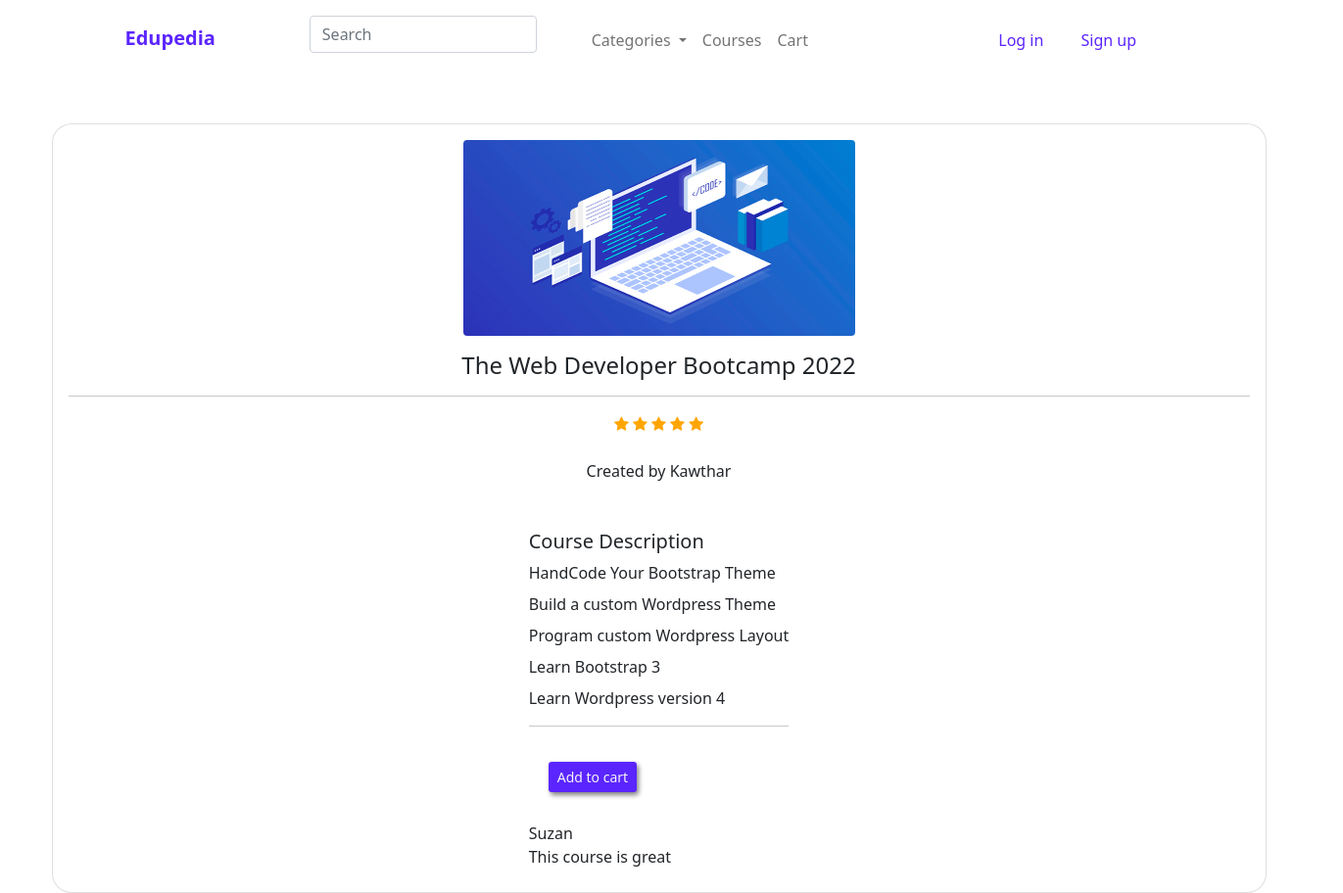
Page /server/courses.php?id=1 on the committed database.
### tables this page shows
CREATE TABLE `course` (
  `id` int(11) NOT NULL,
  `name` varchar(255) NOT NULL,
  `image` varchar(255) NOT NULL,
  `content` varchar(255) NOT NULL,
  `description` varchar(255) NOT NULL,
  `level` varchar(255) NOT NULL,
  `price` int(11) NOT NULL,
  `rating` int(11) NOT NULL,
  `status` int(11) NOT NULL,
  `category` int(11) NOT NULL,
  `tutor_id` int(11) NOT NULL,
  `admin_id` int(11) DEFAULT NULL
);

CREATE TABLE `user` (
  `id` int(11) NOT NULL,
  `type` int(11) NOT NULL,
  `fname` varchar(50) NOT NULL,
  `email` varchar(62) NOT NULL,
  `password` varchar(255) NOT NULL,
  `security_ans` varchar(255) NOT NULL,
  `picture` varchar(255) DEFAULT NULL,
  `tutor_status` int(11) DEFAULT NULL,
  `admin_rank` int(11) DEFAULT NULL,
  `tutor_cv` varchar(255) DEFAULT NULL,
  `status` text DEFAULT NULL
);

CREATE TABLE `feedback` (
  `id` int(11) NOT NULL,
  `learner_id` int(11) NOT NULL,
  `course_id` int(11) NOT NULL,
  `comment` varchar(255) NOT NULL,
  `rating` int(11) NOT NULL
);

### server/functions.php (called while the page is built, shortened)
<?php
function readReviews($id)
{
    include 'database.php';
    $sql2 = "SELECT * FROM feedback WHERE course_id='" . $id . "'";
    $result = $conn->query($sql2);
    $row = $result->fetch_assoc();
    return $row;
}
function searchUser($id)
{
    include 'database.php';
    $sql2 = "SELECT * FROM user WHERE id='" . $id . "'";
    $result = $conn->query($sql2);
    $row = $result->fetch_assoc();
    return $row;
}
?>

### server/courses.php (the view, shortened to what this page needs)
<html>
<head>
  <link rel="stylesheet" type="text/css" href="styles/styles.css">
  <link href="https://cdn.jsdelivr.net/npm/bootstrap@5.0.2/dist/css/bootstrap.min.css" rel="stylesheet">
  <link rel="stylesheet" href="https://cdnjs.cloudflare.com/ajax/libs/font-awesome/4.7.0/css/font-awesome.min.css">
</head>
<body class="d-flex flex-column min-vh-100" id="learnerbody">
  <?php
  include 'nav.php';
  include_once 'database.php';
  include_once 'functions.php';
  $sql = "SELECT * FROM course where id='" . $_GET['id'] . "'";
  $result = $conn->query($sql);
  $row = $result->fetch_assoc();
  ?>
  <section class="vh-100" id="backg">
    <div class="container py-5 h-100">
      <div class="row d-flex justify-content-center align-items-center h-100">
        <div class="col-md-12">
          <div class="card" style="border-radius: 20px;" id="learnerView">
            <div class="card-body">
              <div class="text-center">
                <img src="<?php echo $row['image'] ?>" class="img-fluid rounded" style="width: 400px; height: 200px" />
                <div class="mt-3 mb-4">
                  <h4 class="mb-2"><?php echo $row['name'] ?></h4>
                  <hr>
                  <?php
                  $rating = $row['rating'];
                  for ($i = 0; $i < (int)$rating; $i++) {
                  ?>
                    <span class='fa fa-star checked'></span>
                  <?php
                  }
                  ?>
                </div>
                <?php
                $sql0 = "SELECT fname FROM user where id='" . $row['tutor_id'] . "'";
                $result0 = $conn->query($sql0);
                $row0 = $result0->fetch_assoc();
                ?>
                <p class="mb-2">Created by <?php echo $row0['fname'] ?> </p>
                <div class="d-flex justify-content-center text-start mt-5 mb-2">
                  <div>
                    <?php
                    $path = $row['description'];
                    ?>
                    <p class="mb-2 h5">Course Description</p>
                    <?php
                    $file = fopen($path, "r");
                    while (!feof($file)) {
                      $line = fgets($file);
                    ?>
                      <p class="mb-2"><?php echo $line ?></p>
                    <?php
                    }
                    ?>
                    <hr>
                    <?php
                    if ($_SESSION['user'] == '2' || $_SESSION['user'] == "") {
                      $sql1 = "SELECT * FROM enroll WHERE learner_id='" . $_SESSION['id'] . "' and course_id='" . $row['id'] . "'";
                      $result1 = $conn->query($sql1);
                      if ($result1->num_rows > 0) {
                        $content = $row['content'];
                    ?>
                        <p class="mb-2 h5">Course content</p>
                        <?php
                        $file1 = fopen($content, "r");
                        while (!feof($file1)) {
                          $line1 = fgets($file1);
                        ?>
                          <p class="mb-2"><?php echo $line1 ?></p>
                        <?php
                        }
                        echo "<hr>";
                        ?>
                        <button class="btn btn-sm" id="editcbtn" onclick="location.href='survey.php?id=<?php echo $row['id'] ?>'">review</button>
                      <?php
                      } else {
                      ?>
                        <button class="btn btn-sm" id="editcbtn" onclick="location.href='cart.php?id=<?php echo $row['id'] ?>'">Add to cart</button>
                      <?php
                      }
                    }
                    $reviews = readReviews($row['id']);
                    if ($reviews) {
                      echo "<br>";
                      echo "<br>";
                      echo $reviews['comment'];
                      ?>
                    <?php
                    } else {
                      echo "No reviews yet";
                    }
                    ?>
                  </div>
                </div>
              </div>
            </div>
          </div>
        </div>
      </div>
  </section>
</body>
</html>

### server/styles/styles.css (style rules this page uses)
:root { --primary: #5B25FF; --dark: rgb(17, 16, 16); --body: #363EE0; --dark2: #1c1d1f; --box-shadow: 2px 3px 5px grey; --active:#FFA700; --font:"Open Sans", sans-serif; }
.card { width:270px; }
body { font-family: 'Lato', sans-serif; }
body { font-family: Arial, sans-serif; }
#editcbtn { color:whitesmoke; background-color: var(--primary); box-shadow: var(--box-shadow); margin-left: 20px; margin-bottom: 30px; margin-top: 20px; }

### server/courses.php (style rules this page uses)
@media (min-width:768px) { #learnerView { display: flex; width: 1240px; } }
#backg { background-color: white; padding-right: 150px; }
#learnerbody { background-image: url(images/loginbackground.png); background-repeat: no-repeat; background-position-x: left; background-position-y: 150px; background-size: 400px; }
.checked { color: orange; }

### rows in the picture
course: image (picture), name "The Web Developer Bootcamp 2022", rating 5 (drawn)
user: fname "Kawthar"
feedback: comment "This course is great"

### other values in the picture
$line "HandCode Your Bootstrap Theme"
$line "Build a custom Wordpress Theme"
$line "Program custom Wordpress Layout"
$line "Learn Bootstrap 3"
$line "Learn Wordpress version 4"
